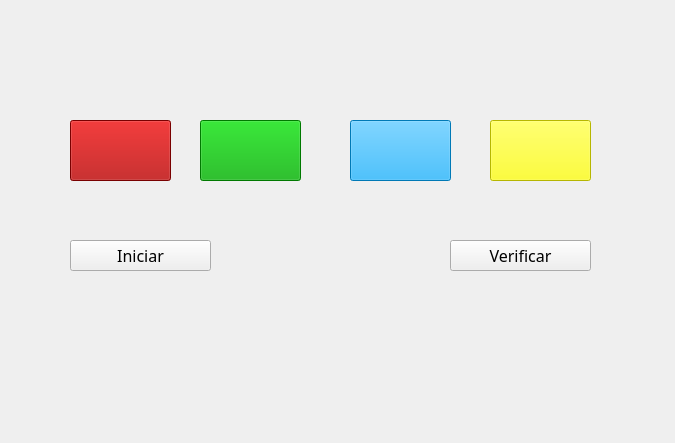
<?xml version="1.0" encoding="UTF-8"?>
<ui version="4.0">
 <class>MainWindow</class>
 <widget class="QMainWindow" name="MainWindow">
  <property name="geometry">
   <rect>
    <x>0</x>
    <y>0</y>
    <width>675</width>
    <height>443</height>
   </rect>
  </property>
  <property name="windowTitle">
   <string>MainWindow</string>
  </property>
  <property name="styleSheet">
   <string notr="true"/>
  </property>
  <widget class="QWidget" name="centralwidget">
   <widget class="QLabel" name="label">
    <property name="geometry">
     <rect>
      <x>0</x>
      <y>0</y>
      <width>681</width>
      <height>441</height>
     </rect>
    </property>
    <property name="styleSheet">
     <string notr="true">background-image: url(:/Variadas/Imagenes/fondo2.jpg);</string>
    </property>
    <property name="text">
     <string/>
    </property>
   </widget>
   <widget class="QPushButton" name="btnVerificar">
    <property name="geometry">
     <rect>
      <x>450</x>
      <y>240</y>
      <width>141</width>
      <height>31</height>
     </rect>
    </property>
    <property name="font">
     <font>
      <family>OCR A Extended</family>
      <pointsize>12</pointsize>
     </font>
    </property>
    <property name="text">
     <string>Verificar</string>
    </property>
   </widget>
   <widget class="QLabel" name="label_3">
    <property name="geometry">
     <rect>
      <x>550</x>
      <y>350</y>
      <width>111</width>
      <height>71</height>
     </rect>
    </property>
    <property name="text">
     <string/>
    </property>
    <property name="pixmap">
     <pixmap resource="../recursos.qrc">:/Logos/Imagenes/equipo.jpeg</pixmap>
    </property>
    <property name="scaledContents">
     <bool>true</bool>
    </property>
   </widget>
   <widget class="QLabel" name="label_2">
    <property name="geometry">
     <rect>
      <x>550</x>
      <y>10</y>
      <width>111</width>
      <height>71</height>
     </rect>
    </property>
    <property name="text">
     <string/>
    </property>
    <property name="pixmap">
     <pixmap resource="../recursos.qrc">:/Logos/Imagenes/logo fians.jpg</pixmap>
    </property>
    <property name="scaledContents">
     <bool>true</bool>
    </property>
   </widget>
   <widget class="QLabel" name="label_4">
    <property name="geometry">
     <rect>
      <x>10</x>
      <y>10</y>
      <width>111</width>
      <height>71</height>
     </rect>
    </property>
    <property name="text">
     <string/>
    </property>
    <property name="pixmap">
     <pixmap resource="../recursos.qrc">:/Logos/Imagenes/logo uat.jpg</pixmap>
    </property>
    <property name="scaledContents">
     <bool>true</bool>
    </property>
   </widget>
   <widget class="QPushButton" name="btnComenzar">
    <property name="geometry">
     <rect>
      <x>70</x>
      <y>240</y>
      <width>141</width>
      <height>31</height>
     </rect>
    </property>
    <property name="font">
     <font>
      <family>OCR A Extended</family>
      <pointsize>12</pointsize>
     </font>
    </property>
    <property name="text">
     <string>Iniciar</string>
    </property>
   </widget>
   <widget class="QPushButton" name="rojo">
    <property name="geometry">
     <rect>
      <x>70</x>
      <y>120</y>
      <width>101</width>
      <height>61</height>
     </rect>
    </property>
    <property name="styleSheet">
     <string notr="true">background-color: rgb(170, 0, 0);

</string>
    </property>
    <property name="text">
     <string/>
    </property>
   </widget>
   <widget class="QPushButton" name="azul">
    <property name="geometry">
     <rect>
      <x>350</x>
      <y>120</y>
      <width>101</width>
      <height>61</height>
     </rect>
    </property>
    <property name="styleSheet">
     <string notr="true">background-color: rgb(0, 170, 255);</string>
    </property>
    <property name="text">
     <string/>
    </property>
   </widget>
   <widget class="QPushButton" name="verde">
    <property name="geometry">
     <rect>
      <x>200</x>
      <y>120</y>
      <width>101</width>
      <height>61</height>
     </rect>
    </property>
    <property name="styleSheet">
     <string notr="true">background-color: rgb(0, 170, 0);
</string>
    </property>
    <property name="text">
     <string/>
    </property>
   </widget>
   <widget class="QPushButton" name="amarillo">
    <property name="geometry">
     <rect>
      <x>490</x>
      <y>120</y>
      <width>101</width>
      <height>61</height>
     </rect>
    </property>
    <property name="styleSheet">
     <string notr="true">background-color: rgb(255, 255, 0);</string>
    </property>
    <property name="text">
     <string/>
    </property>
   </widget>
  </widget>
 </widget>
 <resources>
  <include location="../recursos.qrc"/>
 </resources>
 <connections/>
</ui>
